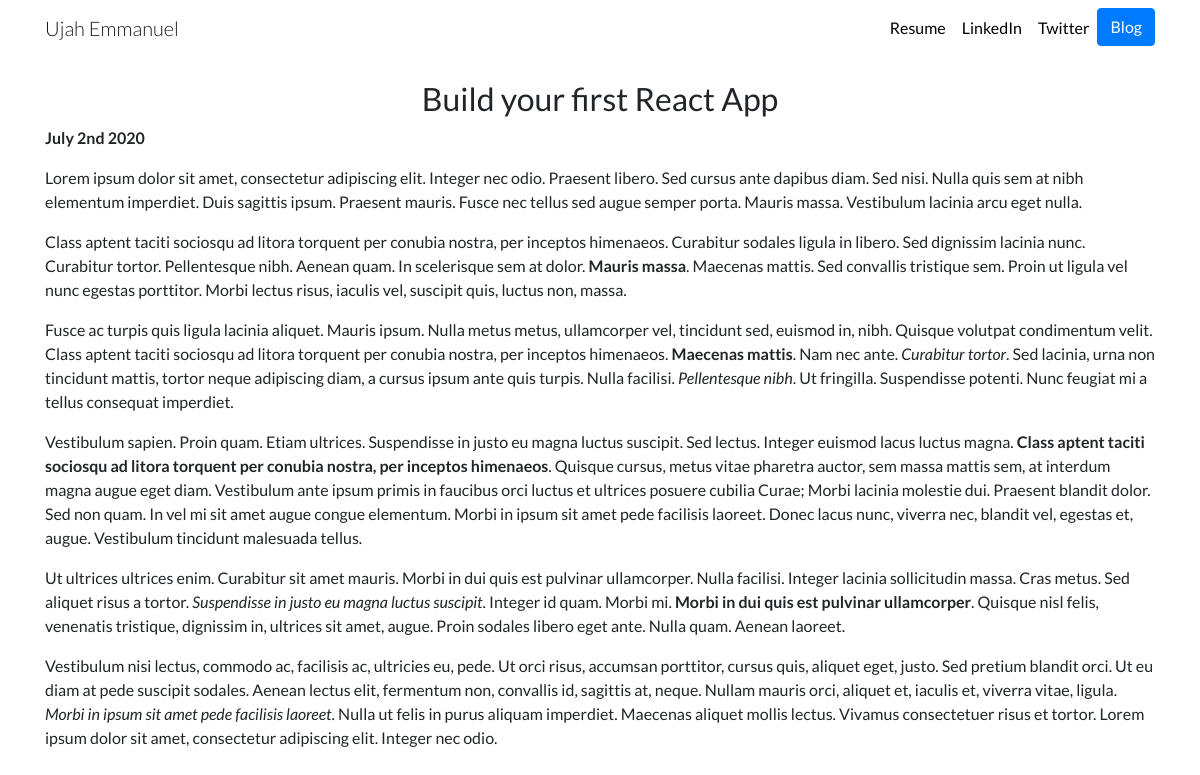
The app's page /blog/2/ with its own data.
### blog/models.py (models this page shows, shortened)
class Blog(models.Model):
    title = models.CharField(max_length=200)
    date = models.DateField()
    description = models.TextField()

### blog/views.py (the view)
# urls.py: path('<int:blog_id>/', views.detail, name='detail')
def detail(request, blog_id):
    blog = get_object_or_404(Blog, pk=blog_id)
    return render(request, 'blog/detail.html', {'blog': blog})

### blog/templates/blog/detail.html
{% extends 'portfolio/base.html' %}
{% block content %}
    <h2 class="text-center mt-4"> {{ blog.title }} </h2>
    <b>
        <p>{{ blog.date | date:'F jS Y'}}</p>
    </b>
    <p class="text-justify">{{ blog.description | safe }}</p>
{% endblock  %}

### portfolio/static/portfolio/style.css (style rules this page uses)
body { font-family: 'Lato', sans-serif; }

### records on screen
Blog: title "Build your first React App", date "July 2nd 2020", description "Lorem ipsum dolor sit amet, consectetur adipiscing elit. Integer nec odio. Praesent libero. Sed cursus ante dapibus diam. Sed nisi. Nulla quis sem at nibh elementum imperdiet. Duis sagittis ipsum. Praesent mauris. Fusce nec tellus sed augue semper porta. Mauris massa. Vestibulum lacinia arcu eget nulla. Class aptent taciti sociosqu ad litora torquent per conubia nostra, per inceptos himenaeos. Curabitur sodales ligula in libero. Sed dignissim lacinia nunc. Curabitur tortor. Pellentesque nibh. Aenean quam. In scelerisque sem at dolor. Mauris massa . Maecenas mattis. Sed convallis tristique sem. Proin ut ligula vel nunc egestas porttitor. Morbi lectus risus, iaculis vel, suscipit quis, luctus…"
